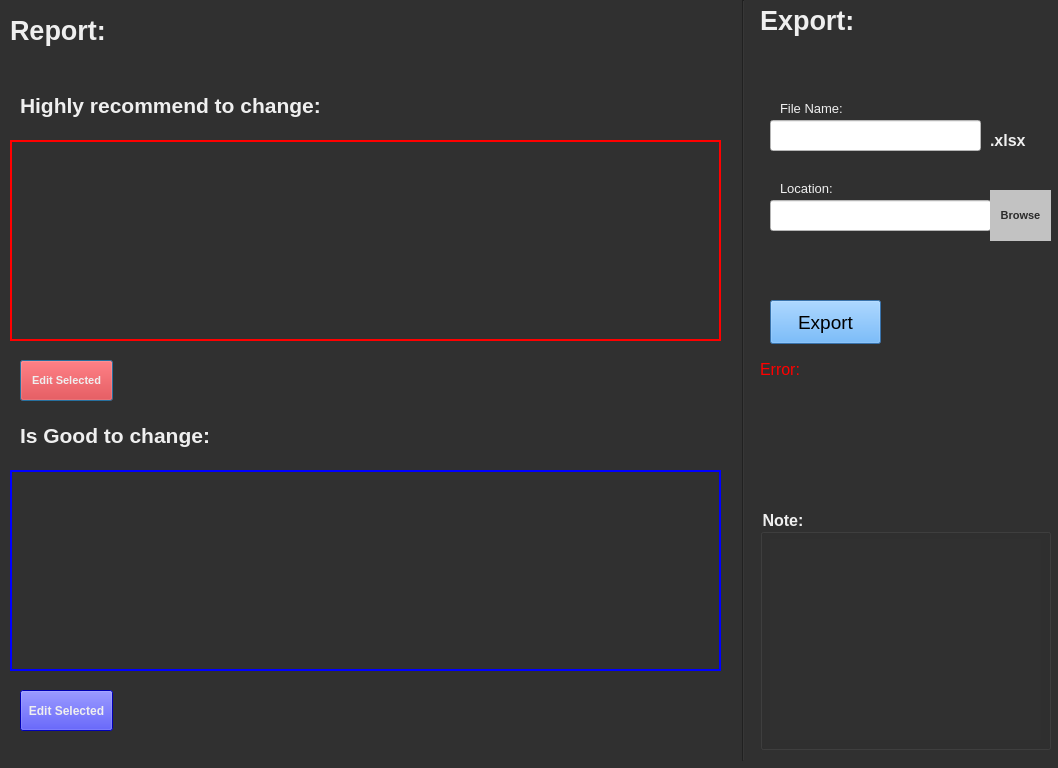
<?xml version="1.0" encoding="UTF-8"?>
<ui version="4.0">
 <class>Dialog</class>
 <widget class="QDialog" name="Dialog">
  <property name="geometry">
   <rect>
    <x>0</x>
    <y>0</y>
    <width>1058</width>
    <height>768</height>
   </rect>
  </property>
  <property name="windowTitle">
   <string>Dialog</string>
  </property>
  <property name="styleSheet">
   <string notr="true">background-color: rgb(48, 48, 48);
color: rgb(239, 239, 239);</string>
  </property>
  <widget class="QLabel" name="report_text">
   <property name="geometry">
    <rect>
     <x>10</x>
     <y>10</y>
     <width>331</width>
     <height>41</height>
    </rect>
   </property>
   <property name="font">
    <font>
     <pointsize>20</pointsize>
     <weight>75</weight>
     <bold>true</bold>
     <underline>false</underline>
    </font>
   </property>
   <property name="text">
    <string>Report:</string>
   </property>
  </widget>
  <widget class="QLabel" name="important_to_change_text">
   <property name="geometry">
    <rect>
     <x>20</x>
     <y>90</y>
     <width>411</width>
     <height>31</height>
    </rect>
   </property>
   <property name="font">
    <font>
     <pointsize>16</pointsize>
     <weight>75</weight>
     <bold>true</bold>
    </font>
   </property>
   <property name="text">
    <string>Highly recommend to change:</string>
   </property>
  </widget>
  <widget class="QListWidget" name="important_to_change_listWidget">
   <property name="geometry">
    <rect>
     <x>10</x>
     <y>140</y>
     <width>711</width>
     <height>201</height>
    </rect>
   </property>
   <property name="styleSheet">
    <string notr="true">QListWidget{
	border: 2px solid red;
}</string>
   </property>
  </widget>
  <widget class="QPushButton" name="important_to_change_edit_pushButton">
   <property name="geometry">
    <rect>
     <x>20</x>
     <y>360</y>
     <width>93</width>
     <height>41</height>
    </rect>
   </property>
   <property name="font">
    <font>
     <pointsize>8</pointsize>
     <weight>75</weight>
     <bold>true</bold>
    </font>
   </property>
   <property name="styleSheet">
    <string notr="true">QPushButton{
	background-color: rgb(255, 0, 0);
}
QPushButton:hover{
	background-color: rgb(255, 71, 10);
}</string>
   </property>
   <property name="text">
    <string>Edit Selected</string>
   </property>
  </widget>
  <widget class="QLabel" name="can_change_text">
   <property name="geometry">
    <rect>
     <x>20</x>
     <y>420</y>
     <width>411</width>
     <height>31</height>
    </rect>
   </property>
   <property name="font">
    <font>
     <pointsize>16</pointsize>
     <weight>75</weight>
     <bold>true</bold>
    </font>
   </property>
   <property name="text">
    <string>Is Good to change:</string>
   </property>
  </widget>
  <widget class="QListWidget" name="can_change_listWidget">
   <property name="geometry">
    <rect>
     <x>10</x>
     <y>470</y>
     <width>711</width>
     <height>201</height>
    </rect>
   </property>
   <property name="styleSheet">
    <string notr="true">QListWidget{
	border: 2px solid blue;
}</string>
   </property>
  </widget>
  <widget class="QPushButton" name="can_change_edit_pushButton">
   <property name="geometry">
    <rect>
     <x>20</x>
     <y>690</y>
     <width>93</width>
     <height>41</height>
    </rect>
   </property>
   <property name="font">
    <font>
     <weight>75</weight>
     <bold>true</bold>
    </font>
   </property>
   <property name="styleSheet">
    <string notr="true">QPushButton{
	background-color: rgb(0, 0, 255);
}
QPushButton:hover{
	background-color: rgb(7, 102, 255);
}</string>
   </property>
   <property name="text">
    <string>Edit Selected</string>
   </property>
  </widget>
  <widget class="Line" name="line">
   <property name="geometry">
    <rect>
     <x>733</x>
     <y>0</y>
     <width>20</width>
     <height>761</height>
    </rect>
   </property>
   <property name="orientation">
    <enum>Qt::Vertical</enum>
   </property>
  </widget>
  <widget class="QLabel" name="export_text">
   <property name="geometry">
    <rect>
     <x>760</x>
     <y>0</y>
     <width>141</width>
     <height>41</height>
    </rect>
   </property>
   <property name="font">
    <font>
     <pointsize>20</pointsize>
     <weight>75</weight>
     <bold>true</bold>
     <underline>false</underline>
    </font>
   </property>
   <property name="text">
    <string>Export:</string>
   </property>
  </widget>
  <widget class="QLabel" name="fileName_text">
   <property name="geometry">
    <rect>
     <x>780</x>
     <y>100</y>
     <width>91</width>
     <height>16</height>
    </rect>
   </property>
   <property name="font">
    <font>
     <pointsize>10</pointsize>
     <weight>50</weight>
     <bold>false</bold>
     <underline>false</underline>
    </font>
   </property>
   <property name="text">
    <string>File Name:</string>
   </property>
  </widget>
  <widget class="QLineEdit" name="fileName_lineEdit">
   <property name="geometry">
    <rect>
     <x>770</x>
     <y>120</y>
     <width>211</width>
     <height>31</height>
    </rect>
   </property>
   <property name="font">
    <font>
     <pointsize>10</pointsize>
    </font>
   </property>
   <property name="styleSheet">
    <string notr="true">background-color: rgb(255, 255, 255);
color: rgb(0, 0, 0);</string>
   </property>
  </widget>
  <widget class="QLabel" name="extension_label">
   <property name="geometry">
    <rect>
     <x>990</x>
     <y>130</y>
     <width>61</width>
     <height>20</height>
    </rect>
   </property>
   <property name="font">
    <font>
     <pointsize>12</pointsize>
     <weight>75</weight>
     <bold>true</bold>
     <underline>false</underline>
    </font>
   </property>
   <property name="text">
    <string>.xlsx</string>
   </property>
  </widget>
  <widget class="QLineEdit" name="location_lineEdit">
   <property name="geometry">
    <rect>
     <x>770</x>
     <y>200</y>
     <width>221</width>
     <height>31</height>
    </rect>
   </property>
   <property name="font">
    <font>
     <pointsize>10</pointsize>
    </font>
   </property>
   <property name="styleSheet">
    <string notr="true">background-color: rgb(255, 255, 255);
color: rgb(0, 0, 0);</string>
   </property>
  </widget>
  <widget class="QLabel" name="location_text">
   <property name="geometry">
    <rect>
     <x>780</x>
     <y>180</y>
     <width>91</width>
     <height>16</height>
    </rect>
   </property>
   <property name="font">
    <font>
     <pointsize>10</pointsize>
     <weight>50</weight>
     <bold>false</bold>
     <underline>false</underline>
    </font>
   </property>
   <property name="text">
    <string>Location:</string>
   </property>
  </widget>
  <widget class="QPushButton" name="browse_pushButton">
   <property name="geometry">
    <rect>
     <x>990</x>
     <y>190</y>
     <width>61</width>
     <height>51</height>
    </rect>
   </property>
   <property name="font">
    <font>
     <pointsize>8</pointsize>
     <weight>75</weight>
     <bold>true</bold>
    </font>
   </property>
   <property name="styleSheet">
    <string notr="true">QPushButton{
	border: 0;
	background-color: rgb(194, 194, 194);
	color: rgb(43, 43, 43)
}
QPushButton:hover{
	border: 1px solid black;
	text-decoration: underline;
	background-color: rgb(229, 229, 229);
}</string>
   </property>
   <property name="text">
    <string>Browse</string>
   </property>
  </widget>
  <widget class="QPushButton" name="export_pushButton">
   <property name="geometry">
    <rect>
     <x>770</x>
     <y>300</y>
     <width>111</width>
     <height>44</height>
    </rect>
   </property>
   <property name="minimumSize">
    <size>
     <width>60</width>
     <height>35</height>
    </size>
   </property>
   <property name="font">
    <font>
     <pointsize>14</pointsize>
    </font>
   </property>
   <property name="cursor">
    <cursorShape>PointingHandCursor</cursorShape>
   </property>
   <property name="toolTip">
    <string/>
   </property>
   <property name="statusTip">
    <string/>
   </property>
   <property name="whatsThis">
    <string notr="true"/>
   </property>
   <property name="accessibleName">
    <string/>
   </property>
   <property name="accessibleDescription">
    <string/>
   </property>
   <property name="styleSheet">
    <string notr="true">QPushButton{
	background-color: rgb(80, 161, 241);
	color: rgb(0, 0, 0);
}
QPushButton:hover{
	
	background-color: rgb(84, 173, 255);
}</string>
   </property>
   <property name="text">
    <string>Export</string>
   </property>
   <property name="icon">
    <iconset>
     <normaloff>../icons/export-icon.svg</normaloff>../icons/export-icon.svg</iconset>
   </property>
   <property name="iconSize">
    <size>
     <width>35</width>
     <height>35</height>
    </size>
   </property>
  </widget>
  <widget class="QLabel" name="export_feedback">
   <property name="geometry">
    <rect>
     <x>760</x>
     <y>360</y>
     <width>291</width>
     <height>141</height>
    </rect>
   </property>
   <property name="font">
    <font>
     <pointsize>12</pointsize>
    </font>
   </property>
   <property name="styleSheet">
    <string notr="true">color: rgb(255, 0, 0);</string>
   </property>
   <property name="text">
    <string>Error:</string>
   </property>
   <property name="alignment">
    <set>Qt::AlignLeading|Qt::AlignLeft|Qt::AlignTop</set>
   </property>
   <property name="wordWrap">
    <bool>true</bool>
   </property>
  </widget>
  <widget class="QLabel" name="can_change_feedback">
   <property name="geometry">
    <rect>
     <x>120</x>
     <y>700</y>
     <width>601</width>
     <height>24</height>
    </rect>
   </property>
   <property name="font">
    <font>
     <pointsize>12</pointsize>
    </font>
   </property>
   <property name="styleSheet">
    <string notr="true">color: rgb(255, 0, 0);</string>
   </property>
   <property name="text">
    <string/>
   </property>
  </widget>
  <widget class="QLabel" name="important_to_change_feedback">
   <property name="geometry">
    <rect>
     <x>120</x>
     <y>370</y>
     <width>601</width>
     <height>24</height>
    </rect>
   </property>
   <property name="font">
    <font>
     <pointsize>12</pointsize>
    </font>
   </property>
   <property name="styleSheet">
    <string notr="true">color: rgb(255, 0, 0);</string>
   </property>
   <property name="text">
    <string/>
   </property>
  </widget>
  <widget class="QGroupBox" name="note_groupBox">
   <property name="geometry">
    <rect>
     <x>760</x>
     <y>509</y>
     <width>291</width>
     <height>241</height>
    </rect>
   </property>
   <property name="font">
    <font>
     <pointsize>12</pointsize>
     <weight>75</weight>
     <bold>true</bold>
    </font>
   </property>
   <property name="title">
    <string>Note:</string>
   </property>
   <widget class="QLabel" name="note_label">
    <property name="geometry">
     <rect>
      <x>10</x>
      <y>30</y>
      <width>271</width>
      <height>201</height>
     </rect>
    </property>
    <property name="font">
     <font>
      <pointsize>10</pointsize>
     </font>
    </property>
    <property name="text">
     <string/>
    </property>
    <property name="alignment">
     <set>Qt::AlignLeading|Qt::AlignLeft|Qt::AlignTop</set>
    </property>
   </widget>
  </widget>
 </widget>
 <resources/>
 <connections/>
</ui>
